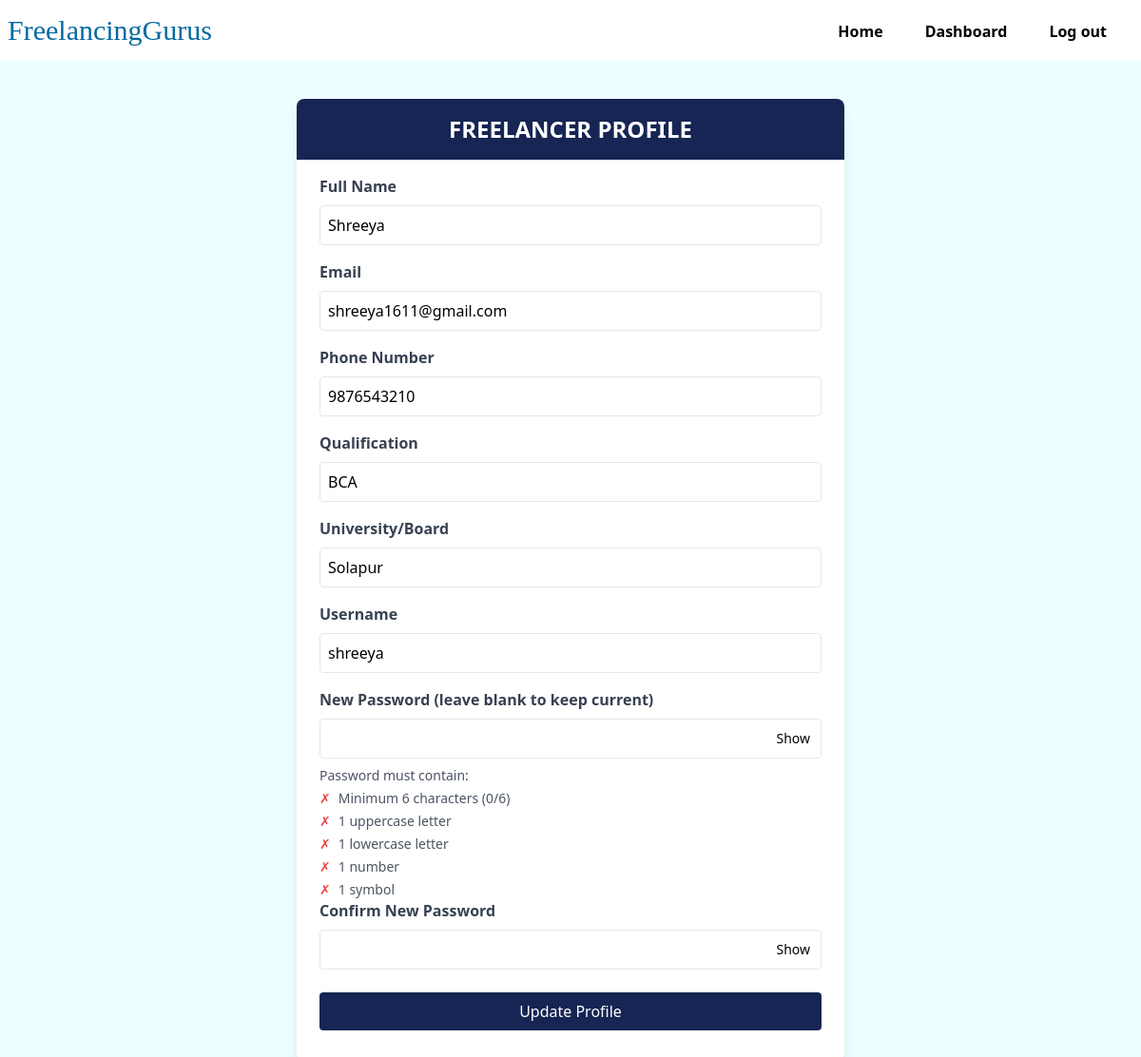
The app's page /freelancer/free_update.php (signed in) with its own data.
### tables this page shows
CREATE TABLE `free_user` (
  `flancer_id` int(11) NOT NULL,
  `flancer_name` varchar(256) NOT NULL,
  `flancer_email` varchar(100) NOT NULL,
  `flancer_phone` bigint(20) NOT NULL,
  `flancer_qualification` varchar(56) NOT NULL,
  `flancer_uni` varchar(128) NOT NULL,
  `flancer_uname` varchar(15) NOT NULL,
  `flancer_pass` varchar(32) NOT NULL,
  `flancer_TS` timestamp NOT NULL DEFAULT current_timestamp(),
  `last_login` datetime DEFAULT NULL,
  `status` enum('active','suspended','deleted') NOT NULL DEFAULT 'active'
);

### freelancer/free_update.php (the view, shortened to what this page needs)
<?php
$db = new mysqli('localhost', 'root', '', 'freelance');
$current_uname = $_SESSION['username'];
$stmt = $db->prepare("SELECT * FROM free_user WHERE flancer_uname = ?");
$stmt->bind_param("s", $current_uname);
$stmt->execute();
$result = $stmt->get_result();
$profile = $result->fetch_assoc();
?>
<!DOCTYPE html>
<html lang="en">
<head>
    <script src="https://cdn.tailwindcss.com"></script>
</head>
<body class="bg-cyan-50 p-0">
    <header class="w-full">
        <div class="mx-auto flex justify-between h-16 bg-white w-full max-w-full">
            <a href="#" class="flex items-center p-2">
                <h1 class="font-serif text-3xl text-sky-700">FreelancingGurus</h1>
            </a>
            <ul class="items-stretch hidden space-x-3 mr-5 md:flex">
                <li class="flex">
                    <a href="../job/Job.php"
                        class="flex items-center px-4 -mb-1 border-b-2 border-transparent hover:border-blue-500 transition duration-300 ease-in-out font-semibold">Home</a>
                </li><li class="flex">
                    <a href="./freelancerAccount.php"
                        class="flex items-center px-4 -mb-1 border-b-2 border-transparent hover:border-blue-500 transition duration-300 ease-in-out font-semibold">Dashboard</a>
                </li>
                <li class="flex">
                    <a href="../freelancer/freelancer_logout.php"
                        class="flex items-center px-4 -mb-1 border-b-2 border-transparent hover:border-blue-500 transition duration-300 ease-in-out font-semibold">Log out</a>
                </li>
            </ul>
        </div>
    </header>
    <div class="max-w-xl mx-auto mt-10 bg-white shadow-lg rounded-lg overflow-hidden">
        <div class="text-2xl py-4 px-6 bg-blue-950 text-white text-center font-bold uppercase">
            Freelancer Profile
        </div>
        <form class="py-4 px-6" method="POST">
            <div class="mb-4">
                <label class="block text-gray-700 font-bold mb-2">Full Name</label>
                <input id="flancer_name" name="flancer_name"
                    class="w-full p-2 border rounded hover:scale-105 duration-300"
                    value="<?= htmlspecialchars($profile['flancer_name']) ?>">
            </div>
            <div class="mb-4">
                <label class="block text-gray-700 font-bold mb-2">Email</label>
                <input id="flancer_email" name="flancer_email" type="email"
                    class="w-full p-2 border rounded hover:scale-105 duration-300"
                    value="<?= htmlspecialchars($profile['flancer_email']) ?>" readonly>
            </div>
            <div class="mb-4">
                <label class="block text-gray-700 font-bold mb-2">Phone Number</label>
                <input id="flancer_phone" name="flancer_phone"
                    class="w-full p-2 border rounded hover:scale-105 duration-300"
                    value="<?= htmlspecialchars($profile['flancer_phone']) ?>">
            </div>
            <div class="mb-4">
                <label class="block text-gray-700 font-bold mb-2">Qualification</label>
                <input id="flancer_qualification" name="flancer_qualification"
                    class="w-full p-2 border rounded hover:scale-105 duration-300"
                    value="<?= htmlspecialchars($profile['flancer_qualification']) ?>">
            </div>
            <div class="mb-4">
                <label class="block text-gray-700 font-bold mb-2">University/Board</label>
                <input id="flancer_uni" name="flancer_uni"
                    class="w-full p-2 border rounded hover:scale-105 duration-300"
                    value="<?= htmlspecialchars($profile['flancer_uni']) ?>">
            </div>
            <div class="mb-4">
                <label class="block text-gray-700 font-bold mb-2">Username</label>
                <input id="flancer_uname" name="flancer_uname"
                    class="w-full p-2 border rounded hover:scale-105 duration-300"
                    value="<?= htmlspecialchars($profile['flancer_uname']) ?>" readonly>
            </div>
            <div class="mb-4">
                <label class="block text-gray-700 font-bold mb-2">New Password (leave blank to keep current)</label>
                <div class="relative">
                    <input type="password" id="flancer_pass" name="flancer_pass"
                        class="w-full p-2 border rounded pr-10 hover:scale-105 duration-300">
                    <button type="button" id="toggle-pass" class="absolute inset-y-0 right-0 px-3 py-2 text-sm">
                        Show
                    </button>
                </div>
                    <div class="space-y-1">
                <div class="text-sm text-gray-600 mt-2">
                    <div class="mb-1">Password must contain:</div>
                    <div class="space-y-1">
                        <div id="req-length" class="flex items-center gap-2">
                            <span class="text-red-500">✗</span>
                            <span>Minimum 6 characters (<span id="length-counter">0/6</span>)</span>
                        </div>
                        <div id="req-uppercase" class="flex items-center gap-2">
                            <span class="text-red-500">✗</span>
                            <span>1 uppercase letter</span>
                        </div>
                        <div id="req-lowercase" class="flex items-center gap-2">
                            <span class="text-red-500">✗</span>
                            <span>1 lowercase letter</span>
                        </div>
                        <div id="req-number" class="flex items-center gap-2">
                            <span class="text-red-500">✗</span>
                            <span>1 number</span>
                        </div>
                        <div id="req-symbol" class="flex items-center gap-2">
                            <span class="text-red-500">✗</span>
                            <span>1 symbol</span>
                        </div>
                    </div>
                </div>
                    </div>
            <div class="mb-6">
                <label class="block text-gray-700 font-bold mb-2">Confirm New Password</label>
                <div class="relative">
                    <input type="password" id="cnf_pass" name="cnf_pass"
                        class="w-full p-2 border rounded pr-10 hover:scale-105 duration-300">
                    <button type="button" id="toggle-cnf-pass" class="absolute inset-y-0 right-0 px-3 py-2 text-sm">
                        Show
                    </button>
                </div>
            </div>
            <div class="flex items-center justify-center mb-4">
                <button class="bg-blue-950 text-white py-2 px-4 rounded hover:bg-gray-800 w-full" type="submit">
                    Update Profile
                </button>
            </div>
        </form>
    </div>
</body>
</html>

### records on screen
free_user: flancer_name "Shreeya", flancer_email "shreeya1611@gmail.com", flancer_phone "9876543210", flancer_qualification "BCA", flancer_uni "Solapur", flancer_uname "shreeya"
